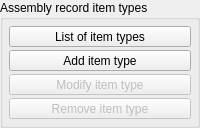
    <widget class="QGroupBox" name="gb_assembly_record_item_types">
     <property name="title">
      <string>Assembly record item types</string>
     </property>
     <layout class="QVBoxLayout" name="verticalLayout_9">
      <property name="spacing">
       <number>3</number>
      </property>
      <property name="margin">
       <number>6</number>
      </property>
      <item>
       <widget class="QToolButton" name="tbtn_view_assembly_record_item_types">
        <property name="sizePolicy">
         <sizepolicy hsizetype="Minimum" vsizetype="Fixed">
          <horstretch>0</horstretch>
          <verstretch>0</verstretch>
         </sizepolicy>
        </property>
        <property name="statusTip">
         <string>View list of assembly record item types</string>
        </property>
        <property name="text">
         <string>List of item types</string>
        </property>
        <property name="icon">
         <iconset resource="../rc/resources.qrc">
          <normaloff>:/images/images/view.png</normaloff>:/images/images/view.png</iconset>
        </property>
        <property name="iconSize">
         <size>
          <width>16</width>
          <height>16</height>
         </size>
        </property>
        <property name="checkable">
         <bool>true</bool>
        </property>
        <property name="toolButtonStyle">
         <enum>Qt::ToolButtonTextBesideIcon</enum>
        </property>
       </widget>
      </item>
      <item>
       <widget class="QToolButton" name="tbtn_add_assembly_record_item_type">
        <property name="sizePolicy">
         <sizepolicy hsizetype="Minimum" vsizetype="Fixed">
          <horstretch>0</horstretch>
          <verstretch>0</verstretch>
         </sizepolicy>
        </property>
        <property name="statusTip">
         <string>Add a new assembly record item type</string>
        </property>
        <property name="text">
         <string>Add item type</string>
        </property>
        <property name="icon">
         <iconset resource="../rc/resources.qrc">
          <normaloff>:/images/images/add16.png</normaloff>:/images/images/add16.png</iconset>
        </property>
        <property name="iconSize">
         <size>
          <width>16</width>
          <height>16</height>
         </size>
        </property>
        <property name="toolButtonStyle">
         <enum>Qt::ToolButtonTextBesideIcon</enum>
        </property>
       </widget>
      </item>
      <item>
       <widget class="QToolButton" name="tbtn_modify_assembly_record_item_type">
        <property name="enabled">
         <bool>false</bool>
        </property>
        <property name="sizePolicy">
         <sizepolicy hsizetype="Minimum" vsizetype="Fixed">
          <horstretch>0</horstretch>
          <verstretch>0</verstretch>
         </sizepolicy>
        </property>
        <property name="statusTip">
         <string>Modify the selected assembly record item type</string>
        </property>
        <property name="text">
         <string>Modify item type</string>
        </property>
        <property name="icon">
         <iconset resource="../rc/resources.qrc">
          <normaloff>:/images/images/edit.png</normaloff>:/images/images/edit.png</iconset>
        </property>
        <property name="iconSize">
         <size>
          <width>16</width>
          <height>16</height>
         </size>
        </property>
        <property name="toolButtonStyle">
         <enum>Qt::ToolButtonTextBesideIcon</enum>
        </property>
       </widget>
      </item>
      <item>
       <widget class="QToolButton" name="tbtn_remove_assembly_record_item_type">
        <property name="enabled">
         <bool>false</bool>
        </property>
        <property name="sizePolicy">
         <sizepolicy hsizetype="Minimum" vsizetype="Fixed">
          <horstretch>0</horstretch>
          <verstretch>0</verstretch>
         </sizepolicy>
        </property>
        <property name="statusTip">
         <string>Remove the selected assembly record item type</string>
        </property>
        <property name="text">
         <string>Remove item type</string>
        </property>
        <property name="icon">
         <iconset resource="../rc/resources.qrc">
          <normaloff>:/images/images/remove16.png</normaloff>:/images/images/remove16.png</iconset>
        </property>
        <property name="iconSize">
         <size>
          <width>16</width>
          <height>16</height>
         </size>
        </property>
        <property name="toolButtonStyle">
         <enum>Qt::ToolButtonTextBesideIcon</enum>
        </property>
       </widget>
      </item>
     </layout>
    </widget>
